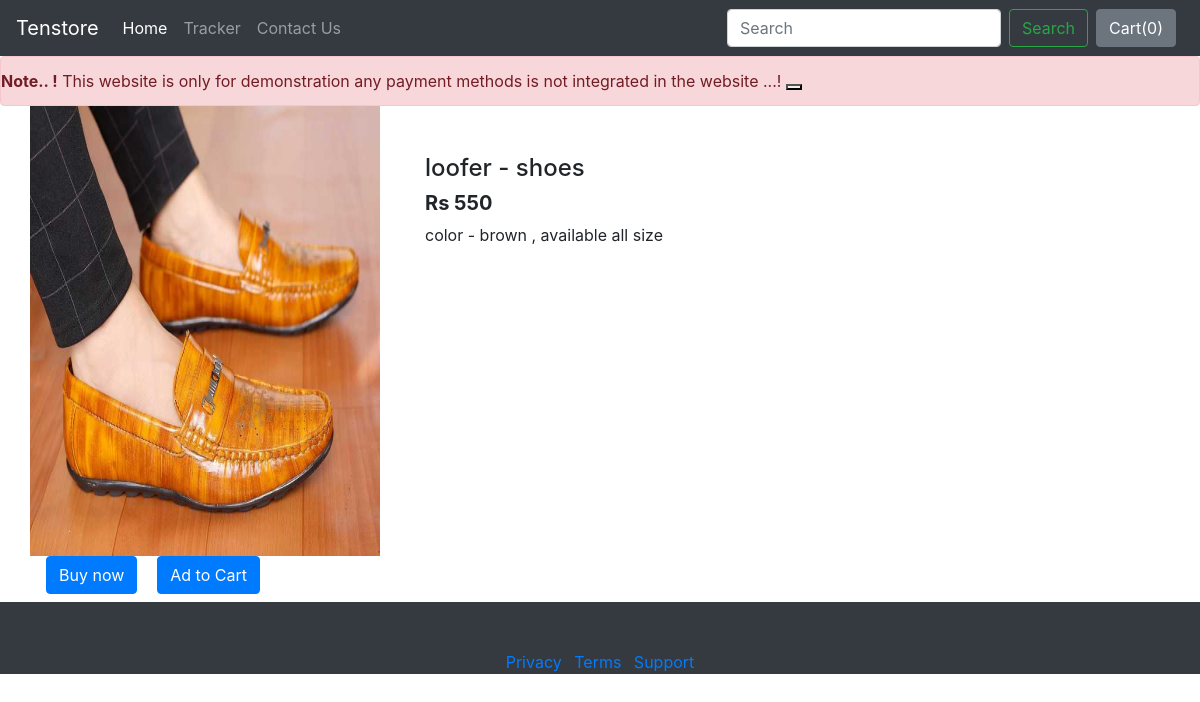
The page /shop/products/31 on the database its author committed.
### shop/models.py (models this page shows, shortened)
class Product(models.Model):
    product_id = models.AutoField
    product_name = models.CharField(max_length=50)
    category = models.CharField(max_length=50, default="")
    subcategory = models.CharField(max_length=50, default="")
    price = models.IntegerField(default=0)
    desc = models.CharField(max_length=300)
    pub_date = models.DateField()
    image = models.ImageField(upload_to='shop/images', default="")

### shop/views.py (the view)
# urls.py: path("products/<int:myid>", views.productView,name='productview page'),
def productView(request, myid):
    product = Product.objects.filter(id=myid)
    return render(request, 'productview.html', {'product':product[0]})

### shop/templates/productview.html (shortened to what this page needs)
{% extends 'shop/basic.html' %}
{% block body %}
<div class = "container">
    <div class="row">
    <div class = "col-md-4">
        <div class="row">
           <img src="/media/{{product.image}}" width="350px" height="450px">
        </div>
        <div class="row">
            <button class="btn btn-primary mx-3">Buy now</button>
            <button class="btn btn-primary mx-1">Ad to Cart</button>
        </div>
    </div>
     <div class = "col-md-8 my-5">
            <h4> {{product.product_name}} </h4>
               <h5><b>Rs {{product.price}}</b></h5>
                <p>{{product.desc}}</p>
     </div>
    </div>
</div>
{% endblock %}

### rows shown on the page
Product: image (picture), product_name "loofer - shoes", price "550", desc "color - brown , available all size"
